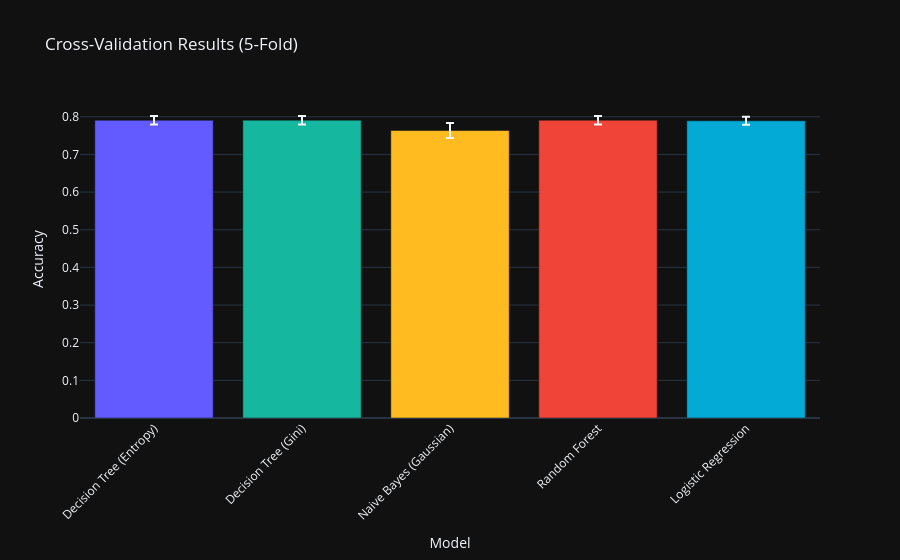

This figure's notebook cell:
### Code cell
# Biểu đồ CV results
fig = go.Figure()

fig.add_trace(go.Bar(
    x=cv_df['Model'],
    y=cv_df['CV Mean Accuracy'],
    error_y=dict(type='data', array=cv_df['CV Std']),
    marker_color=['#635BFF', '#15b79f', '#ffbb1f', '#f04438', '#04aad6']
))

fig.update_layout(
    title='Cross-Validation Results (5-Fold)',
    xaxis_title='Model',
    yaxis_title='Accuracy',
    template='plotly_dark',
    xaxis_tickangle=-45
)
fig.show()

### Figure 1 — Plotly figure (JSON) as saved in the notebook; plotly's stock layout.template omitted (floating-point values rounded to 4 significant figures)
{"data": [{"error_y": {"array": [0.01131, 0.01126, 0.02, 0.01135, 0.01039], "type": "data"}, "marker": {"color": ["#635BFF", "#15b79f", "#ffbb1f", "#f04438", "#04aad6"]}, "type": "bar", "x": ["Decision Tree (Entropy)", "Decision Tree (Gini)", "Naive Bayes (Gaussian)", "Random Forest", "Logistic Regression"], "y": [0.7909, 0.7911, 0.7636, 0.791, 0.7894]}], "layout": {"title": {"text": "Cross-Validation Results (5-Fold)"}, "xaxis": {"tickangle": -45, "title": {"text": "Model"}}, "yaxis": {"title": {"text": "Accuracy"}}}}
